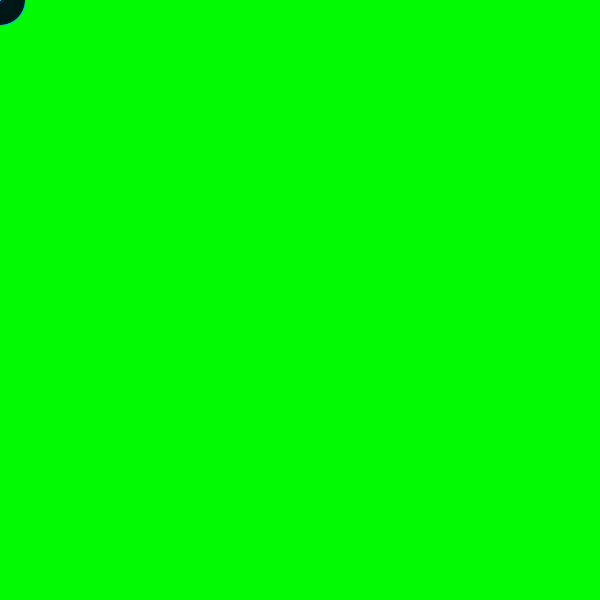
Frame 1 (no input)
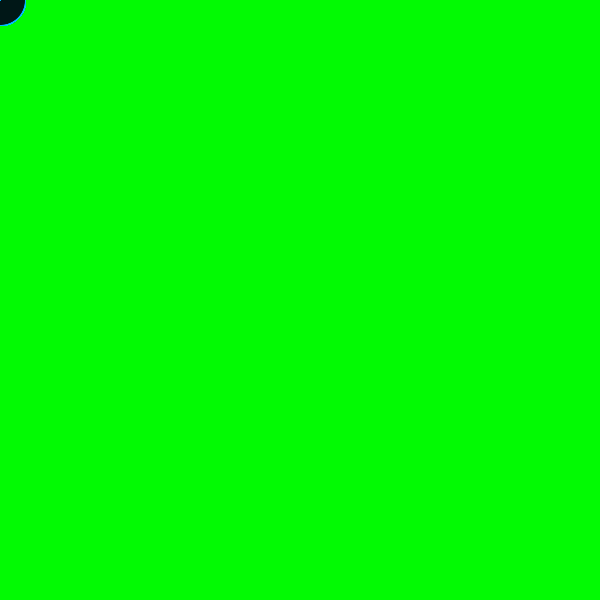
Frame 60 (the mouse pressed at the canvas centre just before this capture)
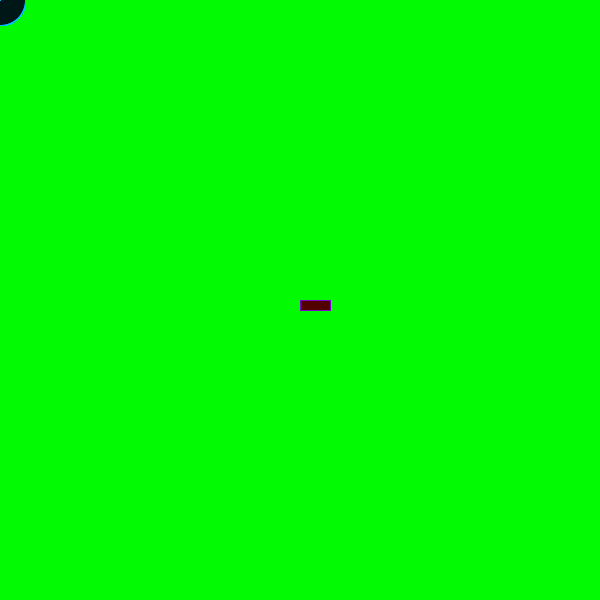
Frame 120 (the mouse held since frame 60 and released just before this capture)

The Processing sketch that drew these frames (run headless with seeded random() and noise(); from frame 60 on, the mouse is pressed at the canvas centre):

// Processing sketch: processing_85065
// ── processing_85065.pde


void setup() {
  background (2, 250, 3);
size(600, 600);
smooth();
}
void draw() {
if (mousePressed) {
fill(82, 1, 1);
stroke (123,4,200);
rect (mouseX, mouseY, 30, 10);
} else {
fill(0,23,23);
stroke(0,185,255);
ellipse (mouseX, mouseY, 50,50);
}
rect(mouseX, mouseY, 0,0);
}
